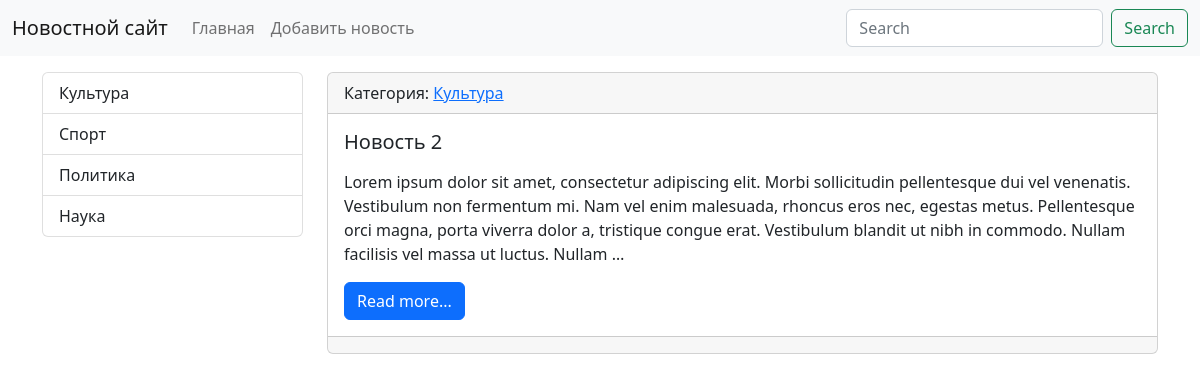
The page /category/1/ on the database as committed earlier.
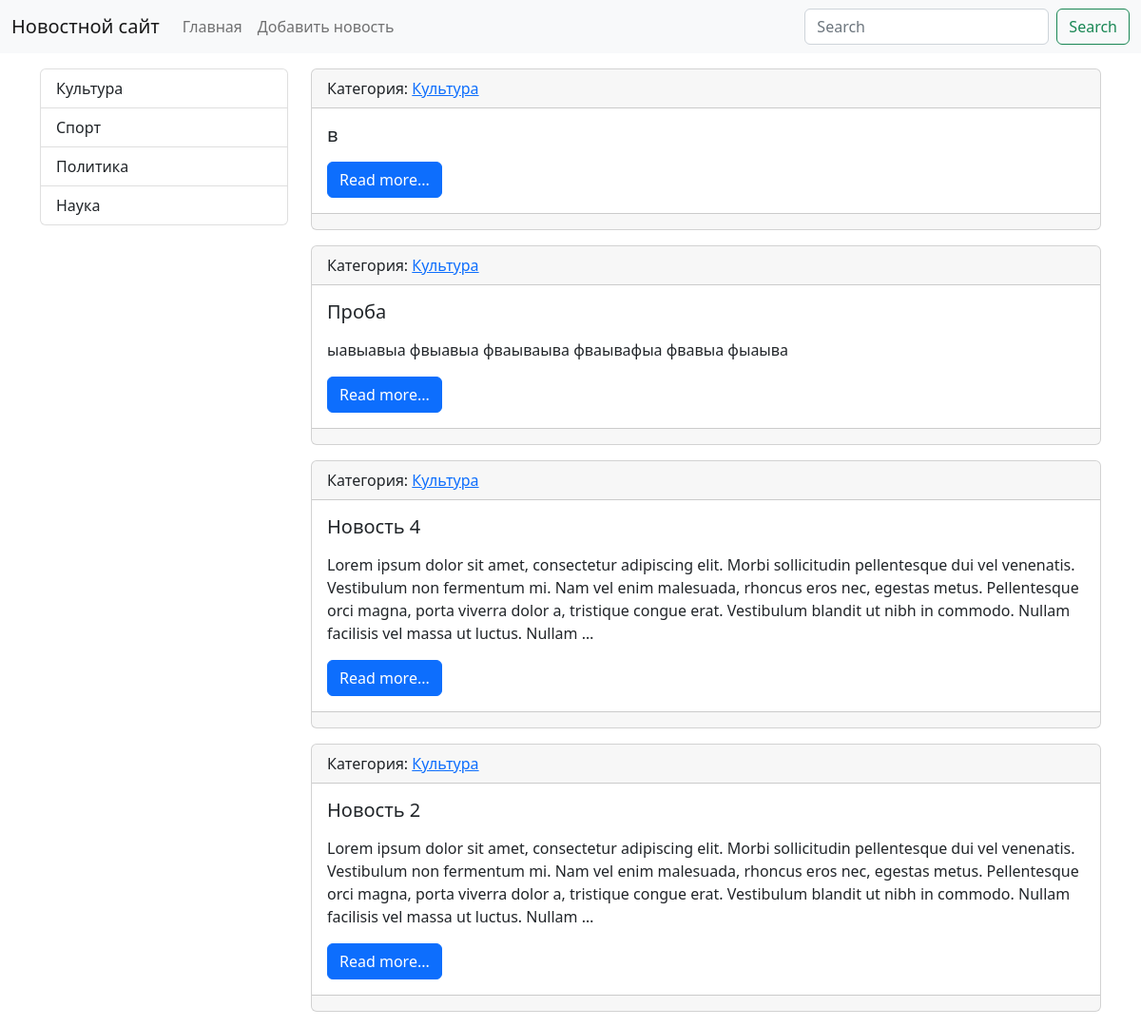
The same page on the database as committed later.
### news/models.py (models this page shows, shortened)
class Category(models.Model):
    title = models.CharField(max_length=150, db_index=True, verbose_name='Наименование категории')
    def get_absolute_url(self):
        return reverse('category', kwargs={"category_id": self.pk})
    def __str__(self):
        return self.title
    class Meta:
        verbose_name = "Категория"
        verbose_name_plural = "Категории"
        ordering = ['title']

class News(models.Model):
    title = models.CharField(max_length=50, verbose_name='Наименование')
    content = models.TextField(blank=True, verbose_name='Контент')
    created_at = models.DateTimeField(auto_now_add=True, verbose_name='Дата публикации')
    updated_at = models.DateTimeField(auto_now=True, verbose_name='Обновлено')
    photo = models.ImageField(upload_to='photos/%Y/%m/%d/', verbose_name='Фото', blank=True)
    is_published = models.BooleanField(default=True, verbose_name='Опубликовано')
    category = models.ForeignKey('Category', on_delete=models.PROTECT, verbose_name='Категория')
    views = models.IntegerField(default=0)
    def get_absolute_url(self):
        return reverse('view_news', kwargs={"pk": self.pk})
    class Meta:
        verbose_name = "Новость"
        verbose_name_plural = "Новости"
        ordering = ['-created_at']

### news/views.py (the view)
# urls.py: path('category/<int:category_id>/', NewsByCategory.as_view(), name='category'),
class NewsByCategory(ListView):
    model = News
    template_name = 'news/home_news_list.html'
    context_object_name = 'news'
    allow_empty = False
    def get_context_data(self, *, object_list=None, **kwargs):
        context = super().get_context_data(**kwargs)
        context['title'] = Category.objects.get(pk=self.kwargs['category_id'])
        return context
    def get_queryset(self):
        return News.objects.filter(category_id=self.kwargs['category_id'],
                                   is_published=True).select_related('category')

### news/templatetags/news_tags.py (called while the page is built)
@register.inclusion_tag('news/list_categories.html')
def show_categories():
    categories = Category.objects.annotate(cnt=Count('news')).filter(cnt__gt=0)
    categories = categories.annotate(cnt=Count('news__is_published')).filter(cnt__gt=0)
    return {'categories': categories}

### news/templates/news/home_news_list.html (shortened to what this page needs)
{% extends 'base.html' %}
{% block sidebar %}
{% include 'inc/_sidebar.html' %}
{% endblock %}
{% block content %}
{% for item in news %}
<div class="card mb-3">
    <div class="card-header">
        Категория: <a href="{{ item.category.get_absolute_url }}">{{ item.category }}</a>
    </div>
    <div class="card-body">
        <div class="media">
            <div class="media-body">
                <h5 class="card-title">{{ item.title }}</h5>
                <p class="card-text">{{ item.content|safe|linebreaks|truncatewords:50 }}</p>
                <a href="{{ item.get_absolute_url }}" class="btn btn-primary">Read more...</a>
            </div>
        </div>
    </div>
    <div class="card-footer text-muted">
    </div>
</div>
{% endfor %}
{% endblock %}

### news/templates/news/list_categories.html
<div class="list-group">
    {% for item in categories %}
	<a href="{{ item.get_absolute_url }}" class="list-group-item list-group-item-action">{{ item.title }}</a>
    {% endfor %}
</div>

Rows that differ between the two databases and show on the page:
now on this page (row edited): News: category "Культура", title "в"
now on this page (row edited): News: category "Культура", title "Проба", content "ыавыавыа фвыавыа фваываыва фваывафыа фвавыа фыаыва"
now on this page (row edited): News: category "Культура", title "Новость 4", content "Lorem ipsum dolor sit amet, consectetur adipiscing elit. Morbi sollicitudin pellentesque dui vel venenatis. Vestibulum non fermentum mi. Nam vel enim malesuada, rhoncus eros nec, egestas metus. Pellentesque orci magna, porta viverra dolor a, tristique congue erat. Vestibulum blandit ut nibh in commodo. Nullam facilisis vel massa ut luctus. Nullam …"
